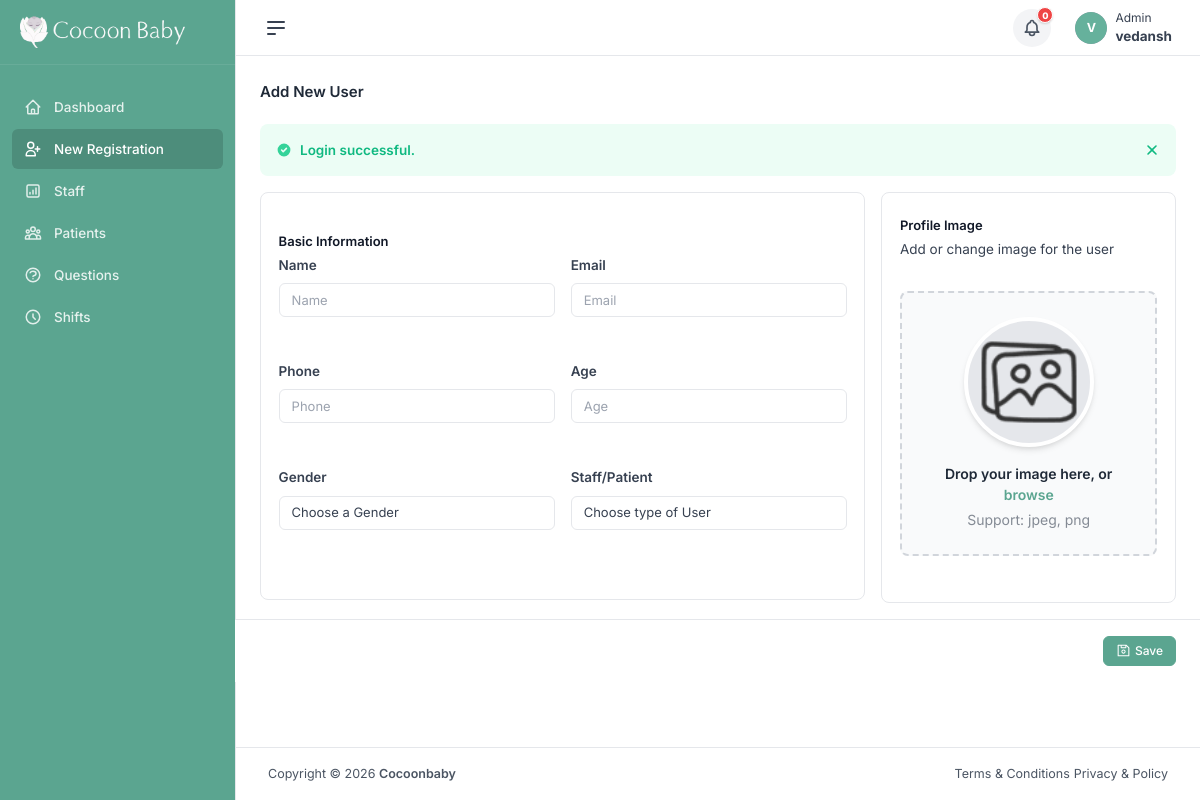
Page /new-registration.php (signed in) on the committed database.
### tables this page shows
CREATE TABLE `users` (
  `id` int(11) NOT NULL AUTO_INCREMENT,
  `username` varchar(100) NOT NULL,
  `email` varchar(150) NOT NULL,
  `phone` varchar(20) DEFAULT NULL,
  `profile_url` varchar(255) DEFAULT NULL,
  `password` char(32) NOT NULL,
  `reset_token` varchar(64) DEFAULT NULL,
  `token_expiry` datetime DEFAULT NULL,
  `role` enum('admin','staff','patient') DEFAULT 'patient',
  `shift_id` int(11) DEFAULT NULL,
  `status` enum('active','inactive','pending') NOT NULL DEFAULT 'pending',
  `created_at` timestamp NOT NULL DEFAULT current_timestamp(),
  `updated_at` timestamp NULL DEFAULT NULL,
  PRIMARY KEY (`id`),
  UNIQUE KEY `email` (`email`),
  KEY `fk_user_shift` (`shift_id`),
  CONSTRAINT `fk_user_shift` FOREIGN KEY (`shift_id`) REFERENCES `note_types` (`id`) ON DELETE SET NULL
);

### new-registration.php (the view, shortened to what this page needs)
<?php
$role = isset($_GET['role']) && in_array($_GET['role'], ['staff', 'patient']) ? $_GET['role'] : '';
require_once './config/database.php';
include './views/layouts/head.php';
include './views/layouts/alert.php';
?>
<div id="root">
    <div class="app-layout-stacked-side flex flex-auto flex-col">
        <div class="flex flex-auto min-w-0">
            <?php include './views/layouts/sidebar.php'; ?>
            <div class="flex flex-col flex-auto min-h-screen min-w-0 relative w-full bg-white border-l border-gray-200 dark:border-gray-700">
                <?php include './views/layouts/header.php'; ?>
                <div class="h-full flex flex-auto flex-col justify-between">
                    <main class="h-full">
                        <div class="page-container relative h-full flex flex-auto flex-col px-4 sm:px-6 md:px-8 py-4 sm:py-6">
                            <div class="container mx-auto">
                                <h3 class="mb-4">Add New User</h3>
                                <?= displayAlert() ?>
                                <form action="./auth/registerUserAuth.php" method="POST" enctype="multipart/form-data" id="userForm">
                                    <div class="form-container vertical">
                                        <div class="grid grid-cols-1 lg:grid-cols-3 gap-4">
                                            <div class="lg:col-span-2">
                                                <div class="card adaptable-card !border-b pb-6 py-4 rounded-br-none rounded-bl-none">
                                                    <div class="card-body">
                                                        <h5>Basic Information</h5>
                                                        <div class="grid grid-cols-1 md:grid-cols-2 gap-4">
                                                            <div class="form-item vertical">
                                                                <label class="form-label mb-2">Name</label>
                                                                <div>
                                                                    <input
                                                                        class="input"
                                                                        type="text"
                                                                        name="name"
                                                                        autocomplete="off"
                                                                        placeholder="Name"
                                                                        value=""
                                                                        required
                                                                    >
                                                                </div>
                                                            </div>
                                                            <div class="form-item vertical">
                                                                <label class="form-label mb-2">Email</label>
                                                                <input
                                                                    class="input"
                                                                    type="email"
                                                                    name="email"
                                                                    autocomplete="off"
                                                                    placeholder="Email"
                                                                    value=""
                                                                    required
                                                                >
                                                            </div>
                                                            <div class="form-item vertical">
                                                                <label class="form-label mb-2">Phone</label>
                                                                <input
                                                                    class="input"
                                                                    type="tel"
                                                                    name="phone"
                                                                    autocomplete="off"
                                                                    placeholder="Phone"
                                                                    value=""
                                                                >
                                                            </div>
                                                            <div class="form-item vertical">
                                                                <label class="form-label mb-2">Age</label>
                                                                <input
                                                                    class="input"
                                                                    type="number"
                                                                    name="age"
                                                                    autocomplete="off"
                                                                    placeholder="Age"
                                                                    value=""
                                                                    min="1"
                                                                >
                                                            </div>
                                                            <div class="form-item vertical">
                                                                <label class="form-label mb-2" for="gender">Gender</label>
                                                                <select class="input" id="gender" name="gender" required>
                                                                    <option value="" disabled selected>Choose a Gender</option>
                                                                </select>
                                                            </div>
                                                            <div class="form-item vertical">
                                                                <label class="form-label mb-2" for="role">Staff/Patient</label>
                                                                <select class="input" id="role" name="role" required>
                                                                    <option value="" disabled <?php echo $role === '' ? 'selected' : ''; ?>>Choose type of User</option>
                                                                </select>
                                                            </div>
                                                        </div>
                                                    </div>
                                                </div>
                                            </div>
                                            <div class="lg:col-span-1">
                                                <div class="card adaptable-card mb-4">
                                                    <div class="card-body">
                                                        <h5>Profile Image</h5>
                                                        <p class="mb-6">Add or change image for the user</p>
                                                        <div class="form-item vertical">
                                                            <div>
                                                                <div class="upload upload-draggable hover:border-primary-600">
                                                                    <div class="my-16 text-center">
                                                                        <img src="public/img/others/upload.png" alt="" class="mx-auto w-32 h-32 object-cover rounded-full" id="previewImage">
                                                                        <p class="font-semibold">
                                                                            <span class="text-gray-800 dark:text-white">Drop your image here, or</span>
                                                                            <span class="text-blue-500">browse</span>
                                                                        </p>
                                                                        <p class="mt-1 opacity-60 dark:text-white">Support: jpeg, png</p>
                                                                    </div>
                                                                </div>
                                                            </div>
                                                        </div>
                                                    </div>
                                                </div>
                                            </div>
                                        </div>
                                        <div id="stickyFooter" class="sticky -bottom-1 -mx-8 px-8 flex items-center justify-end py-4">
                                            <div class="md:flex items-center">
                                                <button class="btn btn-solid btn-sm" type="submit" id="submitButton">
                                                    <span class="flex items-center justify-center">
                                                        <span class="text-lg">
                                                        </span>
                                                        <span class="ltr:ml-1 rtl:mr-1">Save</span>
                                                    </span>
                                                </button>
                                            </div>
                                        </div>
                                    </div>
                                </form>
                            </div>
                        </div>
                    </main>
                    <?php include './views/layouts/footer.php'; ?>
</body>
</html>

### views/layouts/header.php (shortened to what this page needs)
<?php
try {
    require_once './config/database.php';
    $user = null;
    if (isset($_SESSION['user']) && is_array($_SESSION['user']) && isset($_SESSION['user']['id']) && is_numeric($_SESSION['user']['id']) && $_SESSION['user']['id'] > 0) {
        $stmt = $pdo->prepare("SELECT username, email, profile_url, role FROM users WHERE id = :id");
        $stmt->execute(['id' => $_SESSION['user']['id']]);
        $userData = $stmt->fetch(PDO::FETCH_ASSOC);
        if ($userData) {
            $user = [
                'username' => $userData['username'],
                'email' => $userData['email'],
                'profile_url' => $userData['profile_url'] ?: 'public/img/avatars/default.jpg',
                'role' => $userData['role'] ?: 'user',
                'logout_url' => './auth/logout.php'
            ];
        }
    }
} catch (PDOException $e) {
    error_log("Database error: " . $e->getMessage());
    $user = null;
}
?>
<?php
if (!function_exists('renderAvatar')) {
    function renderAvatar($url, $name, $sizeClass = 'w-[32px]', $textSizeClass = 'text-sm') {
        $initial = !empty($name) ? strtoupper(substr($name, 0, 1)) : '?';
        $sizeStyle = "";
        if (preg_match('/w-\[(\d+px)\]/', $sizeClass, $matches)) {
            $size = $matches[1];
            $sizeStyle = "width: $size; height: $size; line-height: $size;";
        }
        $onError = "this.style.display='none'; if(this.nextElementSibling) this.nextElementSibling.style.display='flex';";
        $html = '<span class="avatar avatar-circle ' . $sizeClass . '" style="min-width: unset; flex-shrink: 0; display: inline-flex; align-items: center; justify-content: center; ' . $sizeStyle . '">';
        if (!empty($url)) {
            $html .= '<img class="avatar-img avatar-circle" src="' . htmlspecialchars($url, ENT_QUOTES, 'UTF-8') . '" loading="lazy" alt="Avatar" onerror="' . $onError . '" style="width: 100%; height: 100%; object-fit: cover; border-radius: 50%;">';
            $html .= '<div class="avatar-letter ' . $textSizeClass . '" style="display:none; width: 100%; height: 100%;">' . htmlspecialchars($initial) . '</div>';
        } else {
            $html .= '<div class="avatar-letter ' . $textSizeClass . '" style="width: 100%; height: 100%;">' . htmlspecialchars($initial) . '</div>';
        }
        $html .= '</span>';
        return $html;
    }
}
?>
    <div id="main-content" class="content-hidden">
        <header class="header border-b border-gray-200 dark:border-gray-700">
    <div class="header-wrapper h-16">
        <div class="header-action header-action-start">
            <div id="side-nav-toggle" class="side-nav-toggle header-action-item header-action-item-hoverable">
                <div class="text-2xl">
                    <svg class="side-nav-toggle-icon-expand" stroke="currentColor" fill="none" stroke-width="0"
                        viewBox="0 0 24 24" height="1em" width="1em" xmlns="http://www.w3.org/2000/svg">
                        <path stroke-linecap="round" stroke-linejoin="round" stroke-width="2"
                            d="M4 6h16M4 12h16M4 18h7"></path>
                    </svg>
                </div>
            </div>
        </div>
        <div class="header-action header-action-end">
            <?php if ($user && strtolower($user['role']) !== 'patient'): ?>
                <div class="dropdown mr-3">
                    <button class="dropdown-toggle relative flex items-center justify-center rounded-full bg-gray-100 hover:bg-gray-200 transition-all duration-200 border-none p-0 flex-shrink-0" id="notification-dropdown-toggle" data-bs-toggle="dropdown" aria-expanded="false" style="width: 38px !important; height: 38px !important; min-width: 38px !important; min-height: 38px !important; max-width: 38px !important; max-height: 38px !important; aspect-ratio: 1/1 !important;">
                        <span id="notification-badge" style="display:none;">0</span>
                    </button>
                </div>
            <?php endif; ?>
            <?php if ($user):  ?>
                <div class="dropdown">
                    <div class="dropdown-toggle" id="user-dropdown" data-bs-toggle="dropdown">
                        <div class="header-action-item flex items-center gap-2">
                            <?php echo renderAvatar($user['profile_url'], $user['username'], 'w-[32px]'); ?>
                            <div class="hidden md:block">
                                <div class="text-xs capitalize"><?php echo htmlspecialchars($user['role'], ENT_QUOTES, 'UTF-8'); ?></div>
                                <div class="font-bold"><?php echo htmlspecialchars($user['username'], ENT_QUOTES, 'UTF-8'); ?></div>
                            </div>
                        </div>
                    </div>
                </div>
            <?php endif; ?>
        </div>
    </div>
</header>
    </div>

### rows in the picture
users: username "V", role "Admin", username "vedansh"

### other values in the picture
$message "Login successful."
